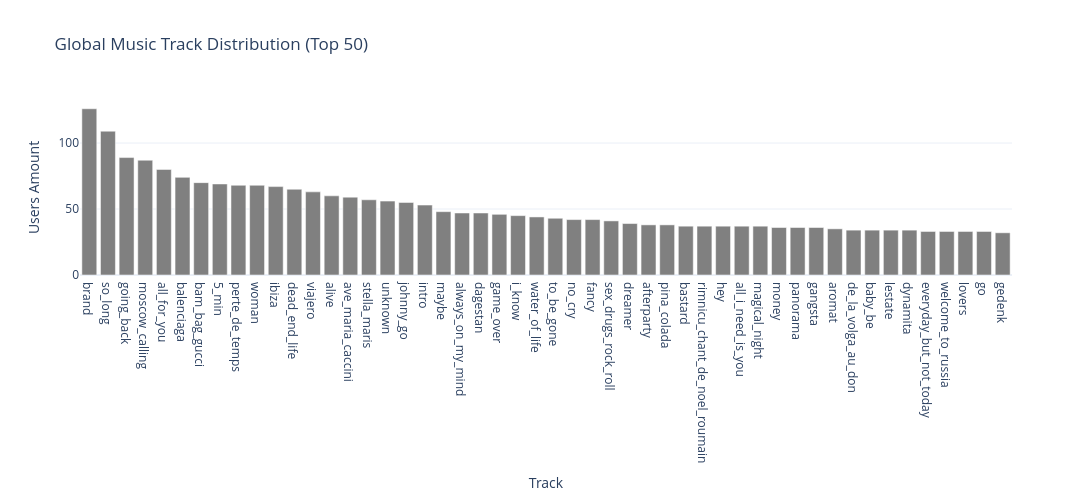

The notebook cell saved with this chart:
### Code cell
plot_vertical_bar_plotpx(df_music_track.head(50), x='track', y='users', title='Global Music Track Distribution (Top 50)', xlabel='Track', ylabel='Users Amount', sort=False)

### Figure 1 — Plotly figure (JSON) as saved in the notebook; plotly's stock layout.template omitted (floating-point values rounded to 4 significant figures)
{"data": [{"hovertemplate": "track=%{x}<br>users=%{y}<extra></extra>", "legendgroup": "", "marker": {"color": "grey", "pattern": {"shape": ""}}, "name": "", "orientation": "v", "showlegend": false, "textposition": "auto", "type": "bar", "x": ["brand", "so_long", "going_back", "moscow_calling", "all_for_you", "balenciaga", "bam_bag_gucci", "5_min", "perte_de_temps", "woman", "ibiza", "dead_end_life", "viajero", "alive", "ave_maria_caccini", "stella_maris", "unknown", "johnny_go", "intro", "maybe", "always_on_my_mind", "dagestan", "game_over", "i_know", "water_of_life", "to_be_gone", "no_cry", "fancy", "sex_drugs_rock_roll", "dreamer", "afterparty", "pina_colada", "bastard", "rimnicu_chant_de_noel_roumain", "hey", "all_i_need_is_you", "magical_night", "money", "panorama", "gangsta", "aromat", "de_la_volga_au_don", "baby_be", "lestate", "dynamita", "everyday_but_not_today", "welcome_to_russia", "lovers", "go", "gedenk"], "xaxis": "x", "y": [126, 109, 89, 87, 80, 74, 70, 69, 68, 68, 67, 65, 63, 60, 59, 57, 56, 55, 53, 48, 47, 47, 46, 45, 44, 43, 42, 42, 41, 39, 38, 38, 37, 37, 37, 37, 37, 36, 36, 36, 35, 34, 34, 34, 34, 33, 33, 33, 33, 32], "yaxis": "y"}], "layout": {"barmode": "relative", "height": 500, "legend": {"tracegroupgap": 0}, "title": {"text": "Global Music Track Distribution (Top 50)"}, "width": 1200, "xaxis": {"anchor": "y", "domain": [0, 1], "title": {"text": "Track"}}, "yaxis": {"anchor": "x", "domain": [0, 1], "title": {"text": "Users Amount"}}}}
